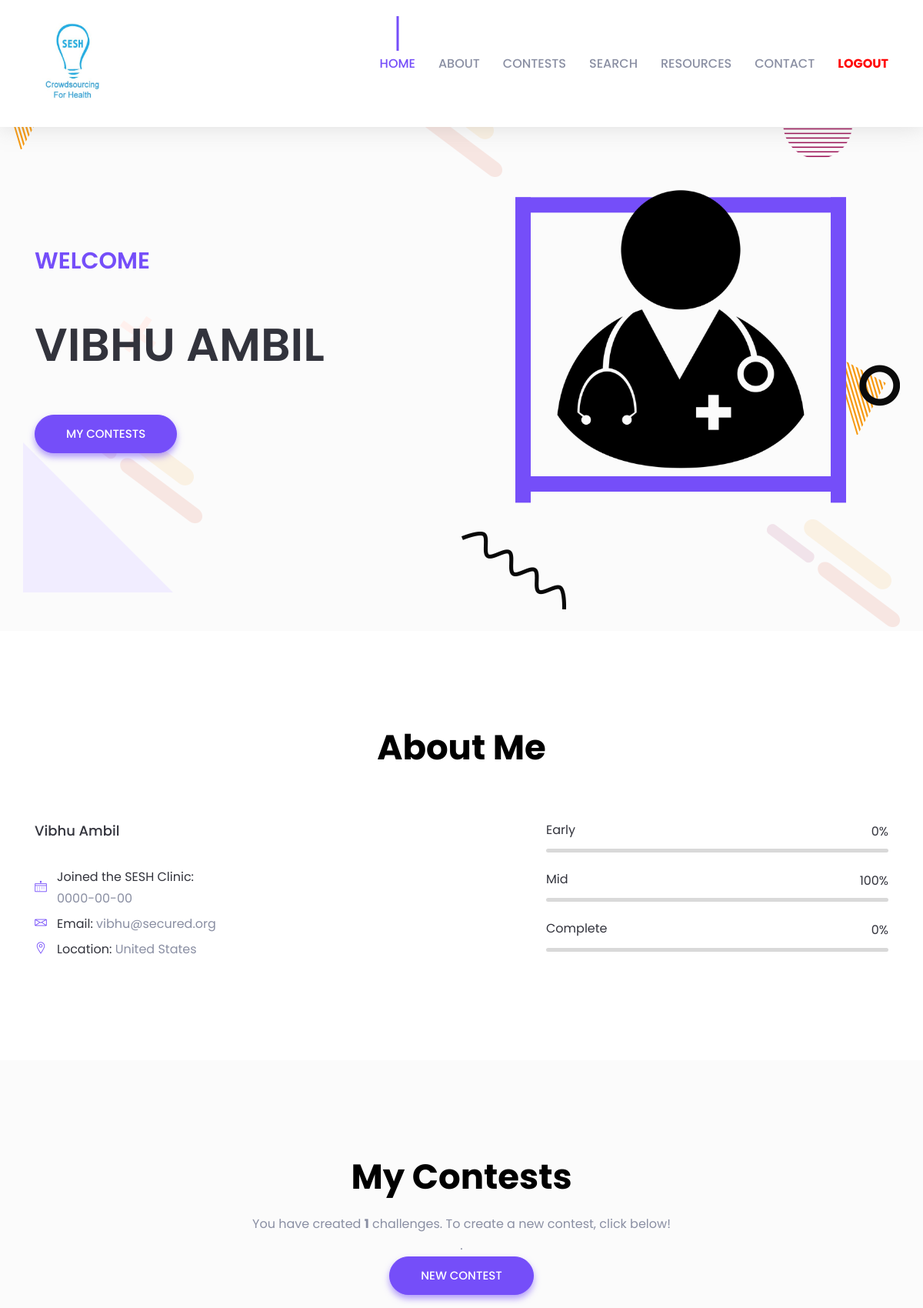
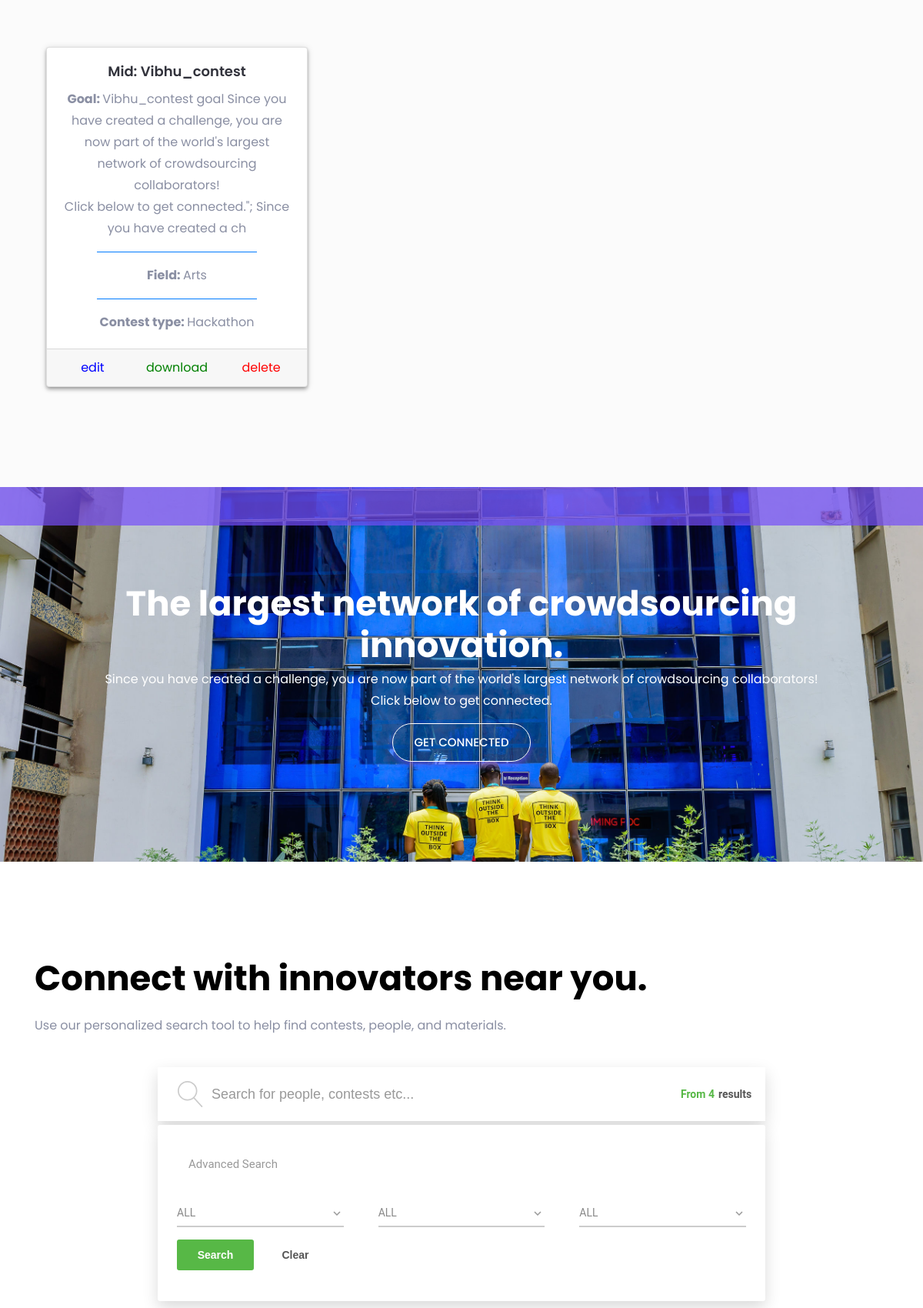
Screenshot of /Clinic/sign-up-login-form/user_landing/index.php (signed in, upper part) with the database file from the repository (2 pictures, top to bottom).
### tables this page shows
CREATE TABLE `general` (
  `contest_name` varchar(60) NOT NULL,
  `email` varchar(30) NOT NULL,
  `country` varchar(40) NOT NULL,
  `organization` varchar(30) NOT NULL,
  `stage` varchar(10) NOT NULL
);

CREATE TABLE `mid_storage` (
  `goal` varchar(200) NOT NULL,
  `contest_type` varchar(30) NOT NULL,
  `field` varchar(20) NOT NULL,
  `online` varchar(10) NOT NULL,
  `target` varchar(600) NOT NULL,
  `entry_type` varchar(30) NOT NULL,
  `promotion_strategy` varchar(400) NOT NULL,
  `team_size` int(11) NOT NULL,
  `partners` varchar(100) NOT NULL,
  `contest_date` date NOT NULL,
  `comments` varchar(200) NOT NULL,
  `email` varchar(30) NOT NULL,
  `contest_name` varchar(60) NOT NULL
);

### Clinic/sign-up-login-form/user_landing/index.php (the view, shortened to what the rows shown need)
<!doctype html>
<html lang="en">
<head>
    <link rel="stylesheet" href="assets/css/bootstrap.min.css">
    <link rel="stylesheet" href="assets/css/LineIcons.css">
    <link rel="stylesheet" href="assets/css/magnific-popup.css">
    <link rel="stylesheet" href="assets/css/default.css">
    <link rel="stylesheet" href="assets/css/style.css">
    <link href="search/search.css" rel="stylesheet" />
    <?php
        function getRow($contest_name){
          $conn = new mysqli('localhost', 'root', '', 'registration_storage');
          $sql = "SELECT * FROM general WHERE contest_name = '$contest_name'";
          $result = mysqli_query($conn, $sql);
          $general_row = mysqli_fetch_array($result);
          $stage = $general_row['stage'];
          if($stage == "Early"){
            $sql = "SELECT * FROM early_storage where contest_name = '$contest_name'";
          }elseif ($stage == "Mid") {
            $sql = "SELECT * FROM mid_storage where contest_name = '$contest_name'";
          }elseif ($stage == "Completed") {
            $sql = "SELECT * FROM completed_storage where contest_name = '$contest_name'";
          }else{
            echo '<script language="javascript">';
            echo 'alert("ERROR, Contest is not found -- getRow()")';
            echo '</script>';
          }
          $result = mysqli_query($conn, $sql);
          return mysqli_fetch_array($result);
        }
      ?>
</head>
<body>
    <header id="home" class="header-area">
        <div id="parallax" class="header-content d-flex align-items-center">
            <div class="container">
                <div class="row align-items-center">
                    <div class="col-xl-5 col-lg-6">
                        <div class="header-content-right">
                            <h1 class="title"><?php echo "{$_SESSION['u_first']}" ?> <?php echo $_SESSION["u_last"]; ?></h1>
                        </div>
                    </div>
                </div>
            </div>
        </div>
    </header>
    <section id="about" class="about-area pt-125 pb-130">
        <div class="container">
            <div class="row justify-content-center">
                <div class="col-lg-8">
                    <div class="section-title text-center">
                        <h2 class="title">About Me</h2>
                    </div>
                </div>
            </div>
        </div>
    </section>
    <section id="service" class="services-area gray-bg pt-125 pb-130">
        <div class="container">
            <div class="row justify-content-center">
                <div class="col-lg-8">
                    <div class="section-title text-center pb-30">
                        <h2 class="title">My Contests</h2>
                        <?php
                          $conn = new mysqli('localhost', 'root', '', 'registration_storage');
                          $sql ="SELECT * FROM general WHERE email = '$_SESSION[u_email]' ";
                          $result = mysqli_query($conn, $sql);
                          $numRows = mysqli_num_rows($result);
                          ?>
                    </div>
                </div>
            </div>
      <link rel="stylesheet" href="https://use.fontawesome.com/releases/v5.0.10/css/all.css">
      <div class="container-fluid">
        <div class="row">
        <?php
            for ($x = 0; $x < $numRows; $x++) {
              $row = mysqli_fetch_array($result);
              $this_row = getRow($row['contest_name']);
        ?>
              <div class="col-md-4 mt-5">
                    <div class="card text-center">
                      <div class="card-body">
                        <h5 class="card-title"> <?php echo $row['stage']. ": ". $row['contest_name']; ?> </h5>
                        <p><?php
                          echo "<b>Goal: </b>". $this_row['goal'];
                          ?></p>
                        <center><hr> </center>
                        <p>
                          <?php
                            echo "<b>Field: </b>". $this_row['field'];
                           ?>
                        </p>
                        <center><hr> </center>
                        <p>
                          <?php
                            echo "<b>Contest type: </b>". $this_row['contest_type'];
                           ?>
                        </p>
                      </div>
                      <div class="card-footer text-muted">
                        <div class="row">
                          <div class="col">
                            <?php
                              echo "<a href=\"register_form.php?contest_name=". $row['contest_name']. " \"><font color=\"blue\">edit</font></a>";
                            ?>
                          </div>
                          <div class="col">
                            <?php
                              echo "<a href=\"download.php?contest_name=". $row['contest_name']. "&user_id=". $_SESSION['u_id'] ." \"><font color=\"green\">download</font></a>";
                            ?>
                          </div>
                          <div class="col">
                            <?php
                              echo "<a href=\"delete_contest.php?contest_name=". $row['contest_name']. " \"><font color=\"red\">delete</font></a>";
                            ?>
                          </div>
                        </div>
                      </div>
                    </div>
                  </div>
          <?php
            }
          ?>
           </div>
         </div>
        </div>
    </section>
    <section id="work" class="work-area pt-125 pb-130">
        <div class="container">
            <div class="row">
                <div class="col-lg-10">
                    <div class="section-title pb-25">
                        <h2 class="title">Connect with innovators near you.</h2>
                    </div>
                </div>
            </div>
        </div>
    </section>
</body>
</html>

### rows the page displays
general: stage "Mid", contest_name "Vibhu_contest", mid_storage.goal "Vibhu_contest goal Since you have created a challenge, you are now part of the world's largest network of crowdsourcing collaborators! Click below to get connected.\"; Since you have created a ch", mid_storage.field "Arts", mid_storage.contest_type "Hackathon"

### other values shown
$_SESSION['u_first'] "VIBHU"
$_SESSION["u_last"] "AMBIL"
$_SESSION["u_first"] "Vibhu"
$_SESSION["u_last"] "Ambil"
$pieces[0] "0000-00-00"
$_SESSION["u_email"] "vibhu@secured.org"
$_SESSION["u_country"] "United States"
$earlyCount*100/$numRows "0"
$midCount*100/$numRows "100"
$completeCount*100/$numRows "0"
$numRows "1"
$all_contests "4"
